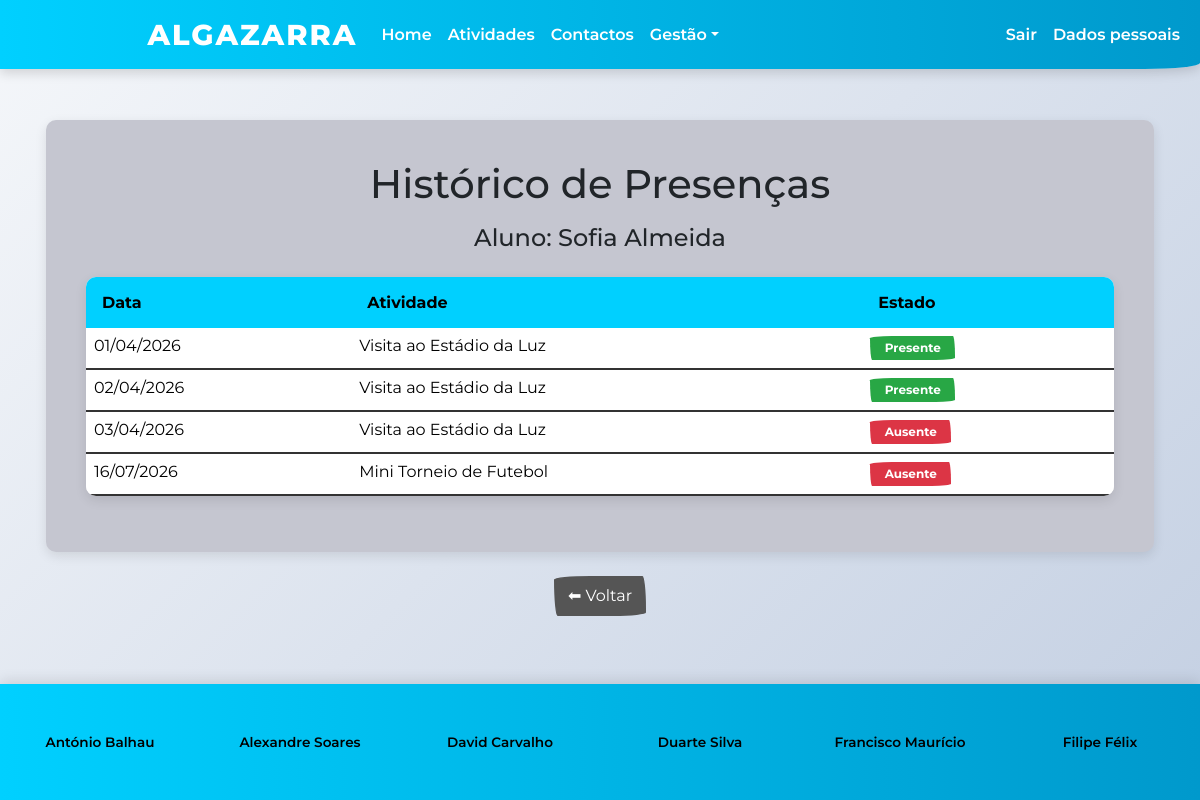
Page /ver_presencas.php?aluno=1 (signed in) on the committed database.
### tables this page shows
CREATE TABLE IF NOT EXISTS aluno (
  id int(11) NOT NULL AUTO_INCREMENT,
  nome varchar(100) NOT NULL,
  data_nascimento date NOT NULL,
  enc_educacao int(11) NOT NULL,
  PRIMARY KEY (id),
  FOREIGN KEY (enc_educacao) REFERENCES enc_educacao(id)
);

CREATE TABLE IF NOT EXISTS inscricao (
  aluno int(11) NOT NULL,
  atividade int(11) NOT NULL,
  dia date NOT NULL,
  esta_presente tinyint(1) NOT NULL DEFAULT 0,
  PRIMARY KEY (aluno, atividade, dia),
  FOREIGN KEY (aluno) REFERENCES aluno(id),
  FOREIGN KEY (atividade) REFERENCES atividade(id)
);

CREATE TABLE IF NOT EXISTS atividade (
  id int(11) NOT NULL AUTO_INCREMENT,
  titulo varchar(100) NOT NULL,
  descricao text NOT NULL,
  imagem varchar(50) NOT NULL,
  data_inicio date NOT NULL,
  data_fim date NOT NULL,
  lotacao_max int(11) NOT NULL,
  PRIMARY KEY (id)
);

### ver_presencas.php (the view, shortened to what this page needs)
<?php
$id_aluno = intval($_GET['aluno']);
$id_atividade = isset($_GET['atividade']) ? intval($_GET['atividade']) : 0;
?>
<html lang="pt">
    <link rel="stylesheet" href="bootstrap.min.css">
    <link rel="stylesheet" href="style.css">
<nav class="fixed-top navbar navbar-expand-lg" style="background-color: #00d0ff; border: none;" data-bs-theme="light">
    <div class="container-fluid">
        <div class="collapse navbar-collapse justify-content-center" id="navbarColor01">
            <ul class="navbar-nav mx-auto align-items-center justify-content-center">
                <a class="navbar-brand" href="index.php">ALGAZARRA</a>
                <li class="nav-item">
                    <a class="nav-link" href="index.php">Home</a>
                </li>
                <li class="nav-item">
                    <a class="nav-link" href="atividades.php">Atividades</a>
                </li>
                <li class="nav-item">
                    <a class="nav-link" href="contactos.php">Contactos</a>
                </li>
                <?php
                if (isset($_SESSION['id_user']) && $_SESSION['nivel'] == 1) {
                    echo '<li class="nav-item dropdown">';
                    echo '<a class="nav-link dropdown-toggle" href="#" id="navbarDropdownAdmin" role="button" data-bs-toggle="dropdown" aria-expanded="false">Gestão</a>';
                    echo '</li>';
                }
                ?>
            </ul>
            <ul class="navbar-nav ms-auto">
                <?php
                if (isset($_SESSION['id_user']) && isset($_SESSION['nivel'])) {
                    echo '<li class="nav-item"><a class="nav-link" href="logout.php">Sair</a></li>';
                }
                echo '<li class="nav-item">';
                if (isset($_SESSION['id_user']) && isset($_SESSION['nivel'])) {
                    echo '<a class="nav-link" href="dados.php">Dados pessoais</a>';
                } else {
                    echo '<a class="nav-link" href="login.php">Login</a>';
                }
                ?>
                </li>
            </ul>
        </div>
    </div>
</nav>
	<div class="container" style="padding:2vh;">
<div class="card" style="background:#C5C6D0; border:none; padding:3vh;">
<div class="card-body">
<h1 class="text-center mb-3">Histórico de Presenças</h1>
<?php
$stmt = mysqli_prepare($conn, "SELECT nome FROM aluno WHERE id = ?");
mysqli_stmt_bind_param($stmt, "i", $id_aluno);
mysqli_stmt_execute($stmt);
$res = mysqli_stmt_get_result($stmt);
$aluno = mysqli_fetch_assoc($res)['nome'];
echo "<h4 class='text-center mb-4'>Aluno: " . htmlspecialchars($aluno) . "</h4>";
if ($id_atividade > 0) {
    $stmt = mysqli_prepare($conn, "SELECT titulo FROM atividade WHERE id = ?");
    mysqli_stmt_bind_param($stmt, "i", $id_atividade);
    mysqli_stmt_execute($stmt);
    $res = mysqli_stmt_get_result($stmt);
    if ($res && mysqli_num_rows($res) > 0) {
        $atividade = mysqli_fetch_assoc($res)['titulo'];
        echo "<h5 class='text-center mb-4'>Atividade: " . htmlspecialchars($atividade) . "</h5>";
    }
    mysqli_stmt_close($stmt);
    $stmt = mysqli_prepare($conn, "SELECT * FROM inscricao WHERE aluno = ? AND atividade = ? ORDER BY dia");
    mysqli_stmt_bind_param($stmt, "ii", $id_aluno, $id_atividade);
    mysqli_stmt_execute($stmt);
    $res = mysqli_stmt_get_result($stmt);
} else {
    $stmt = mysqli_prepare($conn, "SELECT * FROM inscricao WHERE aluno = ? ORDER BY atividade, dia");
    mysqli_stmt_bind_param($stmt, "i", $id_aluno);
    mysqli_stmt_execute($stmt);
    $res = mysqli_stmt_get_result($stmt);
}
if (mysqli_num_rows($res) == 0) {
    echo "<h5 class='text-center'>Sem presenças registadas para esta atividade.</h5>";
} else {
?>
<table class="table">
    <tr>
        <th style="background:#00d0ff;">Data</th>
        <th style="background:#00d0ff;">Atividade</th>
        <th style="background:#00d0ff;">Estado</th>
    </tr>
<?php
while ($row = mysqli_fetch_assoc($res)) {
    $stmt_at = mysqli_prepare($conn, "SELECT titulo FROM atividade WHERE id = ?");
    mysqli_stmt_bind_param($stmt_at, "i", $row['atividade']);
    mysqli_stmt_execute($stmt_at);
    $res_at = mysqli_stmt_get_result($stmt_at);
    $atividade_nome = ($res_at && mysqli_num_rows($res_at) > 0) ? mysqli_fetch_assoc($res_at)['titulo'] : 'N/A';
?>
<tr>
    <td><?= date('d/m/Y', strtotime($row['dia'])) ?></td>
    <td><?= htmlspecialchars($atividade_nome) ?></td>
    <td>
        <span class="badge <?= $row['esta_presente'] ? 'bg-success' : 'bg-danger' ?>">
            <?= $row['esta_presente'] ? "Presente" : "Ausente" ?>
        </span>
    </td>
</tr>
<?php }
?>
</table>
<?php } ?>
</div>
</div>
<div class="mt-4 text-center">
    <a href="gerir_criancas.php" class="btn btn-secondary">
        ⬅ Voltar
    </a>
</div>
</div>
<?php include './rodape.php'; ?>
</body>
</html>

### style.css (style rules this page uses)
* { margin: 0; padding: 0; box-sizing: border-box; }
.navbar { background: linear-gradient(90deg, #00d0ff 0%, #0099cc 100%) !important; box-shadow: 0 4px 12px rgba(0, 0, 0, 0.15); }
.navbar-brand { font-weight: 800; font-size: 1.8rem; letter-spacing: 2px; color: white !important; text-transform: uppercase; }
.nav-link { font-weight: 600; color: white !important; }
.card { border: none; border-radius: 10px; box-shadow: 0 4px 12px rgba(0, 0, 0, 0.1); transition: all 0.3s ease; background: white; overflow: hidden; }
.table { background: white; border-radius: 10px; overflow: hidden; box-shadow: 0 4px 12px rgba(0, 0, 0, 0.1); }
.table th { font-weight: 700; border: none; padding: 1rem; }
.container { padding-top: 120px !important; padding-bottom: 120px !important; }

### rows in the picture
aluno: nome "Sofia Almeida"
inscricao: dia "01/04/2026", atividade.titulo "Visita ao Estádio da Luz", esta_presente "Presente"
inscricao: dia "02/04/2026", atividade.titulo "Visita ao Estádio da Luz", esta_presente "Presente"
inscricao: dia "03/04/2026", atividade.titulo "Visita ao Estádio da Luz", esta_presente "Ausente"
inscricao: dia "16/07/2026", atividade.titulo "Mini Torneio de Futebol", esta_presente "Ausente"
